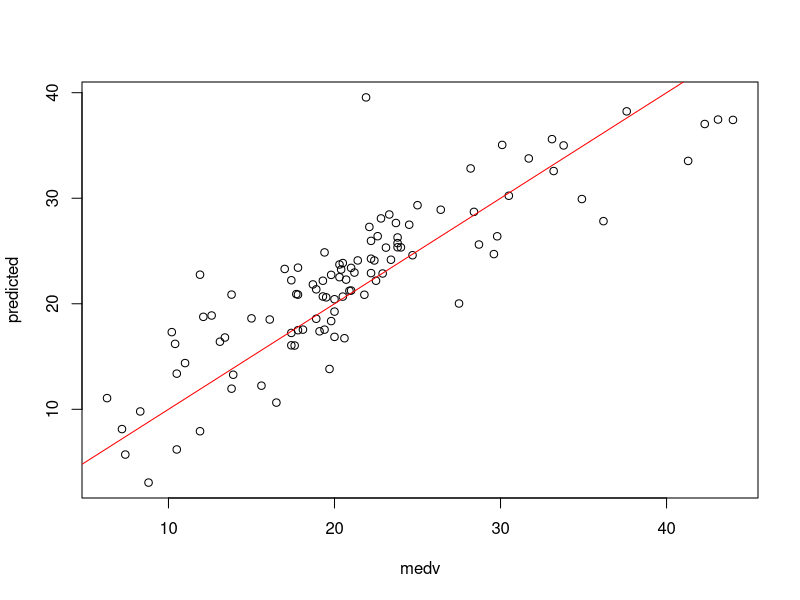
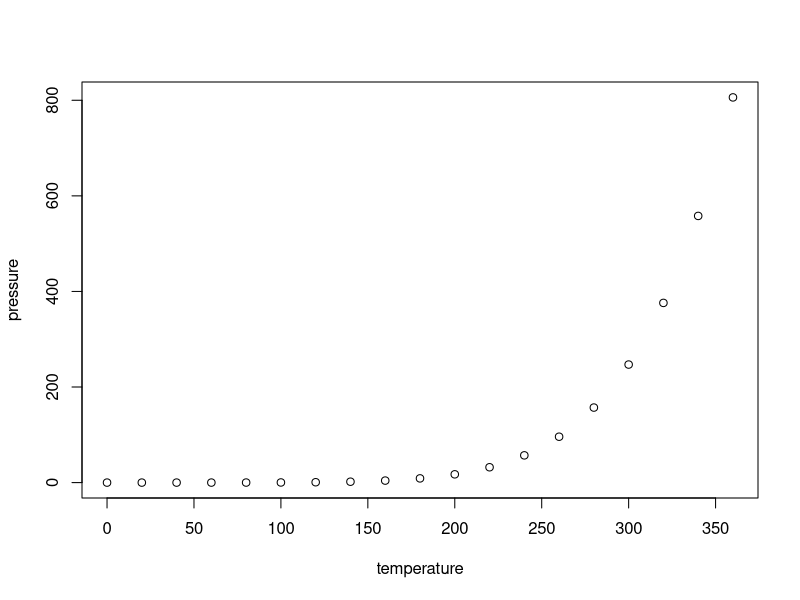

Recreate these plots in R, in order.
## ---- chunk 1
knitr::opts_chunk$set(echo = TRUE)
## ---- chunk 2
library(MASS)
data(Boston)
knitr::kable(head(Boston))
## ---- chunk 3

corBos <- cor(Boston)
# All cols except mediam value
indBosColNamesIdx <- colnames(corBos)!="medv"
indBosColNamesIdx

corMedv <- corBos["medv",indBosColNamesIdx]
## ---- chunk 4
sort(abs(corMedv))
orderCorMedv <- order(-abs(corMedv))
knitr::kable(corMedv[orderCorMedv])
## ---- chunk 5
#subBoston <- head(Boston,100)
subBoston <- Boston

#knitr::kable(subBoston)
numEntries <- nrow(subBoston)
numEntries
set.seed(1)
# Selectiong 80% of the dataset for training
trainingSamp <- sample(c(1:numEntries),0.8*numEntries,replace=FALSE)
# which not required but easier to visialize
testingSamp <- which(!(c(1:numEntries) %in% trainingSamp))

#trainingSamp
#testingSamp

trainingSet <- subBoston[trainingSamp,]
testingSet <- subBoston[testingSamp,]

#knitr::kable(trainingSet)
#knitr::kable(testingSet)

indTrainingSet <- trainingSet[,colnames(trainingSet) != "medv"]
#knitr::kable(indTrainingSet)

bostonModel <- lm(medv~.,data=trainingSet)

summary(bostonModel)

#attributes(bostonModel$terms)
#attr(bostonModel$terms,"term.labels")

vals <- predict(bostonModel,testingSet[,attr(bostonModel$terms,"term.labels")])
#vals

testingSetPred <- data.frame(testingSet,predicted=vals)
knitr::kable(testingSetPred)


## ---- chunk 6
#plot(bostonModel)

with(testingSetPred, plot(medv,predicted))
abline(a=0,b=1,col="red")

## ---- chunk 7
summary(cars)
## ---- chunk 8
plot(pressure)
